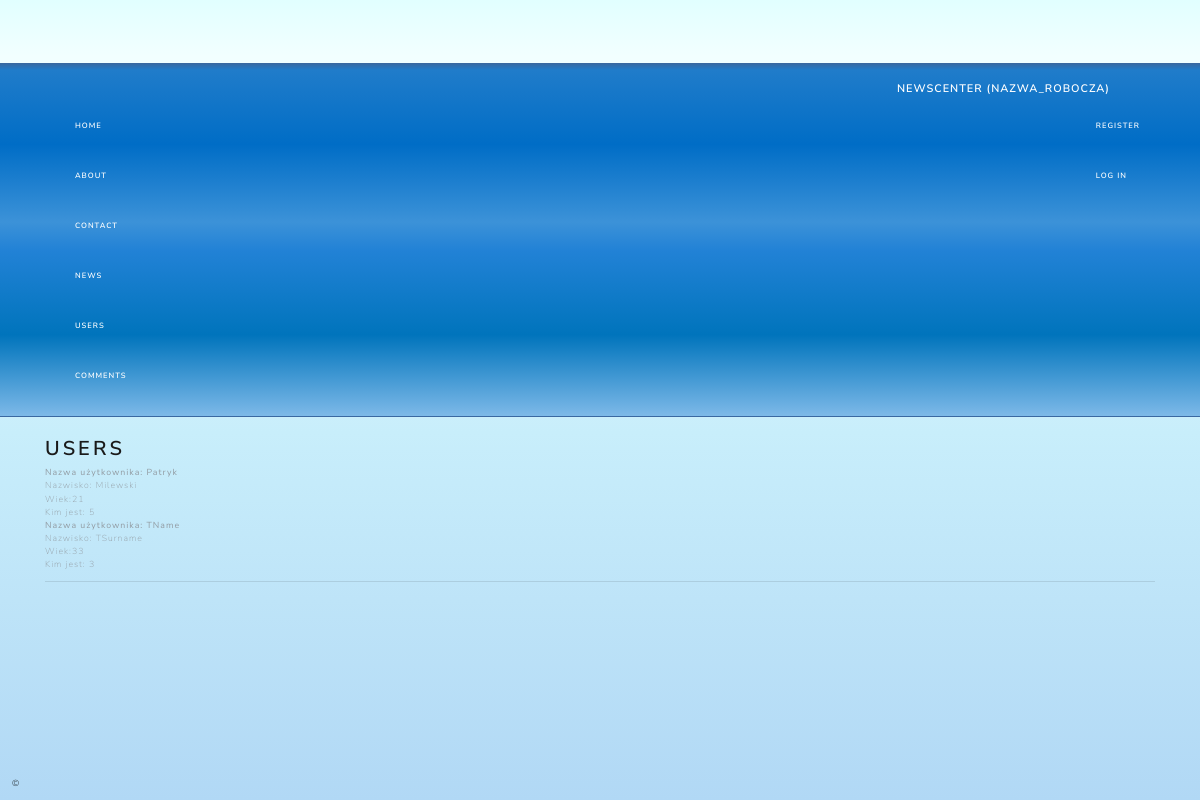
Screenshot of /users with the database file from the repository.
### app/models.py (models this page shows, shortened)
class User(models.Model):
	name = models.CharField(max_length=64)
	surname = models.CharField(max_length=128)
	age = models.IntegerField()
	state = models.IntegerField(choices=STATE)

### app/views.py (the view)
# urls.py: url(r'^users', app.views.show_users, name='users'),
def show_users(request):
    users = User.objects.all()
    return render(request, 'app/users.html', {'users': users})

### app/templates/app/users.html
﻿{% extends "app/layout.html" %}
{% block content %}
<h1>Users</h1>
    {% for user in users %}
        <b>Nazwa użytkownika: {{ user.name}} </b><br />
        Nazwisko: {{ user.surname }} <br />
        Wiek:{{ user.age }} <br />
        Kim jest: {{ user.state }} <br />
    {% endfor %}
{% endblock %}

### app/static/app/content/site.css (style rules this page uses)
body { padding-top: 50px; padding-bottom: 20px; }

### app/static/app/content/layout.css (style rules this page uses)
html { height: 100%; }
body { height: 100%; background-repeat: no-repeat; background-attachment: fixed; background: rgb(225,255,255); background: -moz-linear-gradient( top, rgba(225,255,255,1) 0%, rgba(242,255,255,1) 7%, rgba(242,255,255,1) 19%, rgba(230,248,253,1) 30%, rgba(200,238,251,1) 54%, rgba(190,228,248,1) 75%, rgba(177,216,245,1) 100% ); background: -webkit-linear-gradient( top, rgba(225,255,255,1) 0%,rgba(242,255,255,1) 7%,rgba(242,255,255,1) 19%,rgba(230,248,253,1) 30%,rgba(200,238,251,1) 54%,rgba(190,228,248,1) 75%,rgba(177,216,245,1) 100% ); background: linear-gradient( to bottom, rgba(225,255,255,1) 0%,rgba(242,255,255,1) 7%,rgba(242,255,255,1) 19%,rgba(230,248,253,1) 30%,rgba(200,238,251,1) 54%,rgba(190,228,248,1) 75%,rgba(177,216,245,1) 100% ); filter: progid:DXImageTransform.Microsoft.gradient( startColorstr='#e1ffff', endColorstr='#b1d8f5',GradientType=0 ); }

### rows the page displays
User: name "Patryk", surname "Milewski", age "21", state "5"
User: name "TName", surname "TSurname", age "33", state "3"
